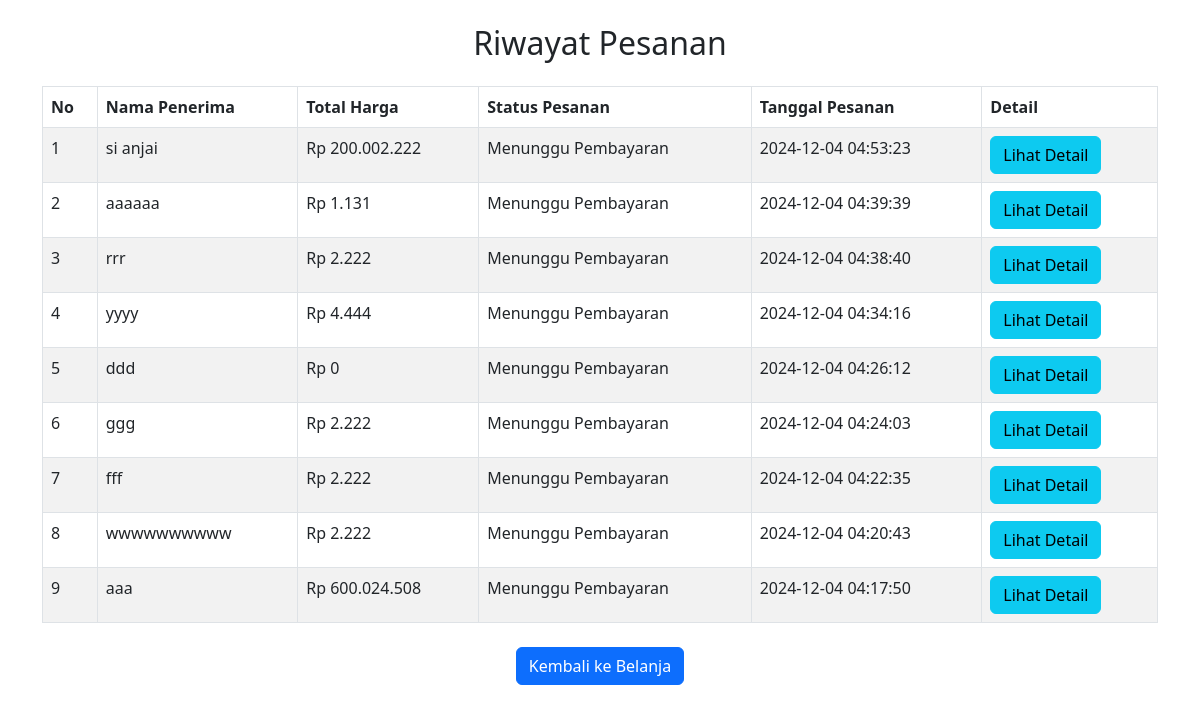
The app's page /ecommerce/history_pesanan.php (signed in) with its own data.
### tables this page shows
CREATE TABLE `pesanan` (
  `id` int(11) NOT NULL,
  `id_user` int(11) NOT NULL,
  `nama_penerima` varchar(100) NOT NULL,
  `alamat` text NOT NULL,
  `metode_pembayaran` varchar(50) NOT NULL,
  `total_harga` int(11) NOT NULL,
  `status` varchar(20) DEFAULT 'Menunggu Pembayaran',
  `tanggal_pesanan` timestamp NOT NULL DEFAULT current_timestamp()
);

### ecommerce/history_pesanan.php (the view, shortened to what this page needs)
<?php
include('../dasboard_uas/includes/db.php');
$user_id = $_SESSION['user_id'];
$order_query = "SELECT p.id, p.nama_penerima, p.alamat, p.metode_pembayaran, p.total_harga, p.status, p.tanggal_pesanan
                FROM pesanan p
                WHERE p.id_user = '$user_id'
                ORDER BY p.tanggal_pesanan DESC";
$order_result = mysqli_query($conn, $order_query);
?>
<!DOCTYPE html>
<html lang="id">
<head>
    <link href="https://cdn.jsdelivr.net/npm/bootstrap@5.3.0-alpha1/dist/css/bootstrap.min.css" rel="stylesheet">
</head>
<body>
    <div class="container mt-4">
        <h2 class="text-center mb-4">Riwayat Pesanan</h2>
        <table class="table table-striped table-bordered">
            <thead>
                <tr>
                    <th>No</th>
                    <th>Nama Penerima</th>
                    <th>Total Harga</th>
                    <th>Status Pesanan</th>
                    <th>Tanggal Pesanan</th>
                    <th>Detail</th>
                </tr>
            </thead>
            <tbody>
                <?php
                $no = 1;
                while ($order = mysqli_fetch_assoc($order_result)):
                ?>
                <tr>
                    <td><?php echo $no++; ?></td>
                    <td><?php echo $order['nama_penerima']; ?></td>
                    <td>Rp <?php echo number_format($order['total_harga'], 0, ',', '.'); ?></td>
                    <td><?php echo $order['status']; ?></td>
                    <td><?php echo $order['tanggal_pesanan']; ?></td>
                    <td><a href="konfirmasi.php?order_id=<?php echo $order['id']; ?>" class="btn btn-info">Lihat Detail</a></td>
                </tr>
                <?php endwhile; ?>
            </tbody>
        </table>
        <div class="text-center mt-4">
            <a href="index.php" class="btn btn-primary">Kembali ke Belanja</a>
        </div>
    </div>
</body>
</html>

### records on screen
pesanan: nama_penerima "si anjai", total_harga "200.002.222", status "Menunggu Pembayaran", tanggal_pesanan "2024-12-04 04:53:23"
pesanan: nama_penerima "aaaaaa", total_harga "1.131", status "Menunggu Pembayaran", tanggal_pesanan "2024-12-04 04:39:39"
pesanan: nama_penerima "rrr", total_harga "2.222", status "Menunggu Pembayaran", tanggal_pesanan "2024-12-04 04:38:40"
pesanan: nama_penerima "yyyy", total_harga "4.444", status "Menunggu Pembayaran", tanggal_pesanan "2024-12-04 04:34:16"
pesanan: nama_penerima "ddd", total_harga "0", status "Menunggu Pembayaran", tanggal_pesanan "2024-12-04 04:26:12"
pesanan: nama_penerima "ggg", total_harga "2.222", status "Menunggu Pembayaran", tanggal_pesanan "2024-12-04 04:24:03"
pesanan: nama_penerima "fff", total_harga "2.222", status "Menunggu Pembayaran", tanggal_pesanan "2024-12-04 04:22:35"
pesanan: nama_penerima "wwwwwwwwww", total_harga "2.222", status "Menunggu Pembayaran", tanggal_pesanan "2024-12-04 04:20:43"
pesanan: nama_penerima "aaa", total_harga "600.024.508", status "Menunggu Pembayaran", tanggal_pesanan "2024-12-04 04:17:50"
